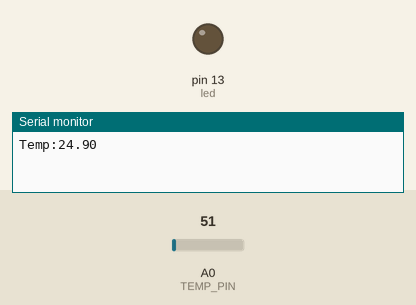
This sketch was run on a simulated Arduino Uno, built with avr-gcc and run on an emulated ATmega328P. On the bench: output pins drawn as LEDs (lit = HIGH), the last lines printed to the serial monitor. The test bench sets the inputs (shaded band); at power-on: A0 (TEMP_PIN) = 51.

Above: at 3.8 s.
3.9 s: A0 (TEMP_PIN) set to 68
At 4.5 s:
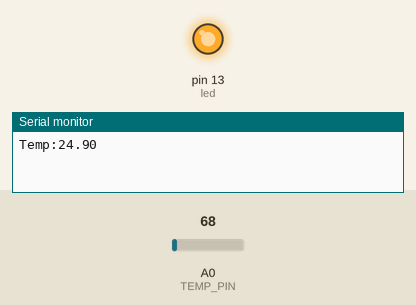
7.8 s: A0 (TEMP_PIN) set to 61
At 8.8 s:
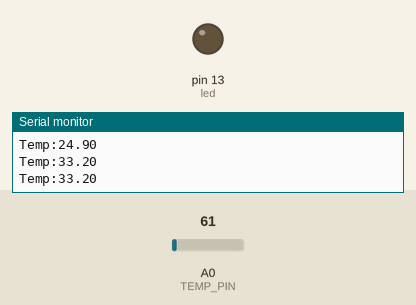
15.5 s: A0 (TEMP_PIN) set to 71
At 16.2 s:
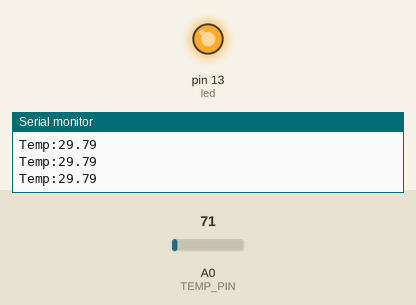
19.4 s: A0 (TEMP_PIN) set to 30
At 20.5 s:
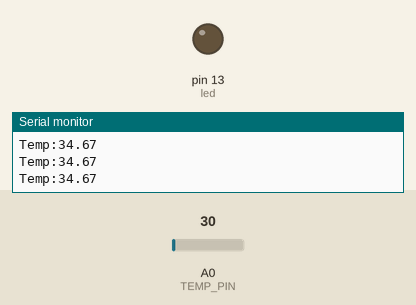
Timing chart, 0 to 28.1 s (numbered marks = the images above; inputs shaded):
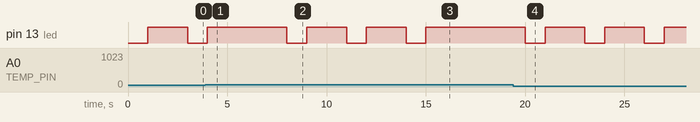

The sketch:

challenge_C17-1.ino
```cpp
int TEMP_PIN=A0;
int value;
float Temp_current;
int led=13;

void setup() {
  pinMode(led,OUTPUT);
  pinMode(TEMP_PIN, INPUT);
  Serial.begin(9600);
}
void loop() {
  value = analogRead(TEMP_PIN);
  Temp_current = (5.0*value*100.0)/1024.0;
  if(Temp_current<30)
  {
    digitalWrite(led,LOW);
    delay(1000);
    digitalWrite(led,HIGH);
    delay(1000);
  }
  else
  {
    digitalWrite(led,HIGH);
  }
  Serial.print("Temp:");
  Serial.print(Temp_current);
  Serial.print("\n");
  delay(1000);
 }
```

Measured:
- the behaviour switches between 61 and 62 on A0 (TEMP_PIN) (found by bisection; images 0 and 1)
- after the input at 3.9 s, pin 13 (led): goes on until 4.0 s, then stays HIGH
- after the input at 7.8 s, pin 13 (led): alternates HIGH for 2.0 s and LOW for 1.0 s, starting after 0.20 s
- after the input at 15.5 s, pin 13 (led): stays HIGH (without the input it goes to LOW after 1.5 s)
- after the input at 19.4 s, pin 13 (led): alternates HIGH for 2.0 s and LOW for 1.0 s, starting after 0.61 s
